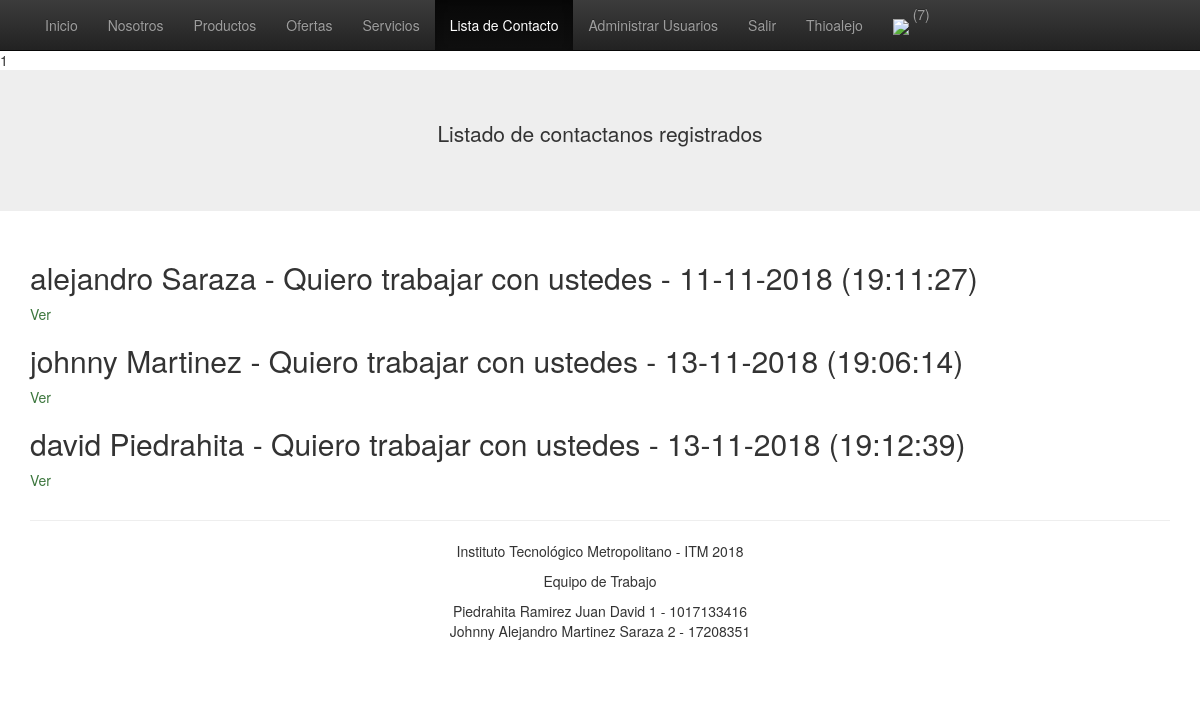
Screenshot of /contactoLista.php (signed in) with the database file from the repository.
### tables this page shows
CREATE TABLE `contacto` (
  `idContacto` int(11) NOT NULL AUTO_INCREMENT,
  `Nombre` varchar(200) NOT NULL,
  `Apellido` varchar(200) NOT NULL,
  `Email` varchar(100) NOT NULL,
  `Telefono` varchar(100) NOT NULL,
  `Asunto` varchar(100) NOT NULL,
  `Mensaje` varchar(500) NOT NULL,
  `Fecha_Hora` varchar(200) NOT NULL,
  PRIMARY KEY (`idContacto`)
);

### includes/connection.php (called while the page is built, shortened)
<?php
class Connection extends MySQLi
{
	public $estado;
	function __construct()
	{
		return $this->estado;
	}
}
?>

### includes/clases.php (called while the page is built, shortened)
<?php
require 'connection.php';
  class Registro {
	    function __construct() {
	      $this->db = new Connection();
	    }
		function consultarTodoContacto(){
			$sql = ("SELECT * FROM `contacto` ORDER BY Fecha_Hora ASC");
			$stmt = $this->db->query($sql);
			$stmt = $stmt->fetch_all(MYSQLI_ASSOC);
			if ($stmt) {
			    return $this->stmt = $stmt;
			} else {
			    return $this->stmt = "Error";
			}
		}
	}
?>

### contactoLista.php (the view, shortened to what this page needs)
<?php
	include ('includes/header.php');
	$consultar = new Registro();
	$contacto = $consultar->consultarTodoContacto();
	print_r(isset($_SESSION['tipousuario']))
?>
<?php
  if(isset($_SESSION['login']) && $_SESSION['login'] == "si")
  {
                ?>
			<div class="jumbotron">
			<div class="container container text-center">
				<p>Listado de contactanos registrados</p>
			</div>
			</div>
		<div class="container">
			<p class="text-center">
				<div>
					<?php foreach ($contacto as $row): ?>
						<div class="post">
							<article>
								<h2 class="titulo"><?php echo $row['Nombre'].' '.$row['Apellido'].' - '.$row['Asunto'].' - '.$row['Fecha_Hora']; ?></h2>
								<?php if($_SESSION['tipousuario'] == "admin"){ ?>
                                    <a class="text-success" href="verContacto.php?id=<?php echo $row['Email']; ?>">Ver</a>
								<?php } ?>
							</article>
						</div>
					<?php endforeach ?>
				</div>
			</p>
		</div>
		<?php
	}
	?>
<?php
include ('includes/footer.php');
?>

### includes/header.php (style rules this page uses)
body { padding-top: 50px; padding-bottom: 20px; }

### rows the page displays
contacto: Nombre "alejandro", Apellido "Saraza", Asunto "Quiero trabajar con ustedes", Fecha_Hora "11-11-2018 (19:11:27)"
contacto: Nombre "johnny", Apellido "Martinez", Asunto "Quiero trabajar con ustedes", Fecha_Hora "13-11-2018 (19:06:14)"
contacto: Nombre "david", Apellido "Piedrahita", Asunto "Quiero trabajar con ustedes", Fecha_Hora "13-11-2018 (19:12:39)"

### other values shown
$_SESSION['usuario'] "Thioalejo"
$_SESSION['carrito']["total"] "7"
$alumno1 "Piedrahita Ramirez Juan David 1 - 1017133416"
$alumno2 "Johnny Alejandro Martinez Saraza 2 - 17208351"
